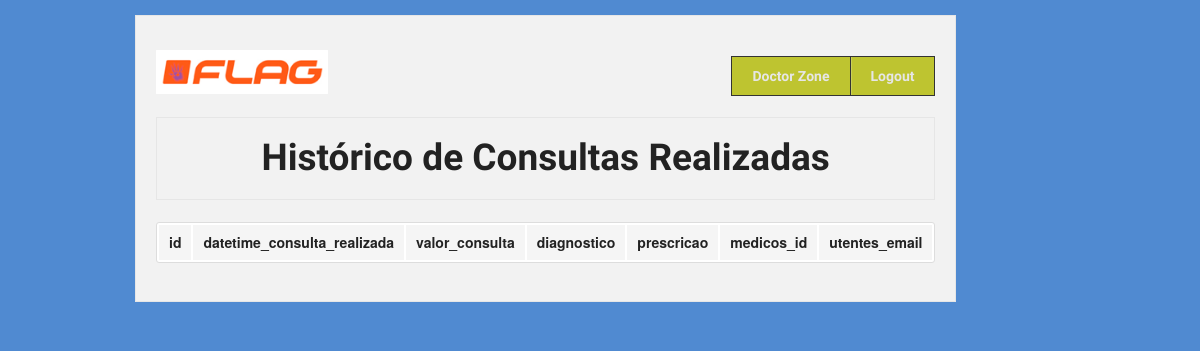
The page /Project_Clinica/medico/historico_consultas.php (signed in) on the database as committed earlier.
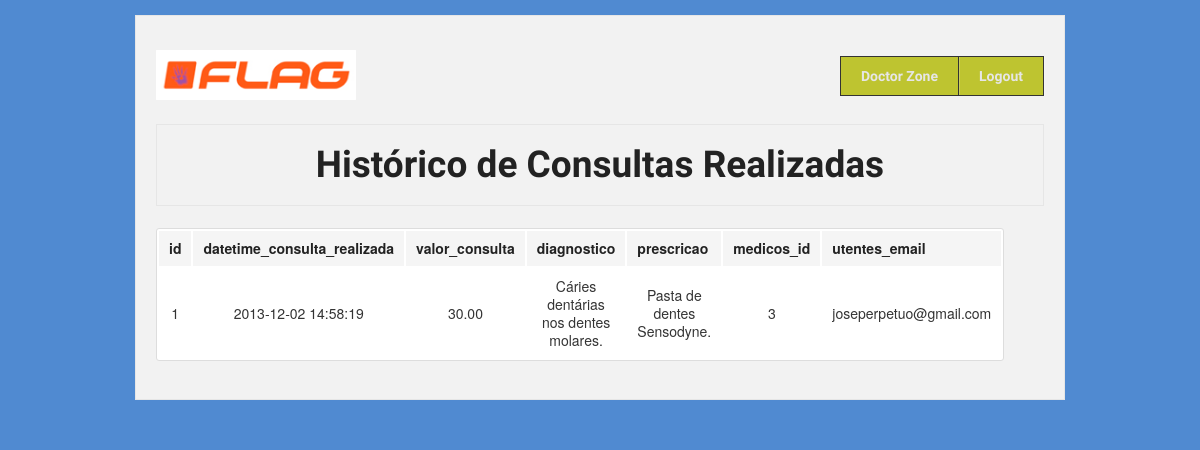
The same page on the database as committed later.
### tables this page shows
CREATE TABLE `consultas_realizadas` (
  `id` int(11) unsigned NOT NULL AUTO_INCREMENT,
  `datetime_consulta_realizada` datetime NOT NULL,
  `valor_consulta` decimal(9,2) NOT NULL,
  `diagnostico` varchar(255) NOT NULL,
  `prescricao` varchar(255) NOT NULL,
  `medicos_id` int(10) unsigned NOT NULL,
  `utentes_email` varchar(255) NOT NULL,
  PRIMARY KEY (`id`),
  KEY `fk_consultas_realizadas_medicos1_idx` (`medicos_id`),
  KEY `fk_consultas_realizadas_utentes1_idx` (`utentes_email`),
  CONSTRAINT `fk_consultas_realizadas_medicos1` FOREIGN KEY (`medicos_id`) REFERENCES `medicos` (`id`) ON DELETE CASCADE ON UPDATE CASCADE,
  CONSTRAINT `fk_consultas_realizadas_utentes1` FOREIGN KEY (`utentes_email`) REFERENCES `utentes` (`email`) ON DELETE CASCADE ON UPDATE CASCADE
);

### Project_Clinica/medico/historico_consultas.php (the view, shortened to what this page needs)
<?php require '../MODEL/databaseConnection.php'; ?>
<!DOCTYPE html>
 <html class="no-js" lang="en">
<head>
  <link rel="stylesheet" href="../stylesheets/foundation.css">
  <link rel="stylesheet" href="../stylesheets/app.css">
</head>
<body style="background: #508AD1;" >
  <div class="row">
    <div style="width:auto;" class="twelve columns">
      <div class="panel">
      <div class="row">
        <div class="three columns">
          <h1><a href="index.php"><img src="../images/banners_logos/logo.png" /></a></h1>
        </div>
        <div style="text-align: center;" class="nine columns">
          <ul class="nav-bar right">
            <li style="background-color: rgb(190, 196, 48);"><a style="font-weight: bold;" href="index.php">Doctor Zone</a></li>
            <li style="background-color: rgb(190, 196, 48);"><a style="font-weight: bold;" href="logout.php">Logout</a></li>
          </ul>
        </div>
       </div>
       <div class="row">
        <div class="twelve columns">
          <div class="panel">
            <h2 style="text-align: center;">Histórico de Consultas Realizadas</h2>
          </div>
        </div>
      </div>
      <div class="row">
        <div style="text-align: center;" class="eight columns center">
              <table class="twelve">
        <thead>
          <tr>
  <?php $sql = 'DESCRIBE consultas_realizadas'; ?>
       <?php if ($result_set = $connection->query($sql)): ?>
              <?php foreach ($result_set as $coluna): ?>
                <th><?php echo $coluna[0]; ?></th>
              <?php endforeach ?>
         <?php endif ?>
          </tr>
        </thead>
  <tbody>
      <?php
        $sql = "SELECT *
                FROM consultas_realizadas
                WHERE consultas_realizadas.medicos_id = ( SELECT medicos_administracao_de_consultas.medicos_id
                                      FROM medicos_administracao_de_consultas
                                      WHERE medicos_administracao_de_consultas.username = '". $_SESSION['username'] ."'
                                    )
                ORDER BY datetime_consulta_realizada DESC";
      ?>
        <?php if ($result_set = $connection->query($sql)): ?>
              <?php foreach ($result_set as $coluna): ?>
                <tr>
                  <td style="text-align: center; vertical-align: middle;"><?php echo $coluna[0]; ?></td>
                  <td style="text-align: center; vertical-align: middle;"><?php echo $coluna[1]; ?></td>
                  <td style="text-align: center; vertical-align: middle;"><?php echo $coluna[2]; ?></td>
                  <td style="text-align: center; vertical-align: middle;"><?php echo $coluna[3]; ?></td>
                  <td style="text-align: center; vertical-align: middle;"><?php echo $coluna[4]; ?></td>
                  <td style="text-align: center; vertical-align: middle;"><?php echo $coluna[5]; ?></td>
                  <td style="text-align: center; vertical-align: middle;"><?php echo $coluna[6]; ?></td>
                </tr>
            <?php endforeach ?>
        <?php endif ?>
  </tbody>
</table>
          </div>
        </div>
      </div>
    </div>
</div>
</body>
</html>

Rows that differ between the two databases and show on the page:
added consultas_realizadas: id "1", datetime_consulta_realizada "2013-12-02 14:58:19", valor_consulta "30.00", diagnostico "Cáries dentárias nos dentes molares.", prescricao "Pasta de dentes Sensodyne.", medicos "3", utentes_email "joseperpetuo@gmail.com"
